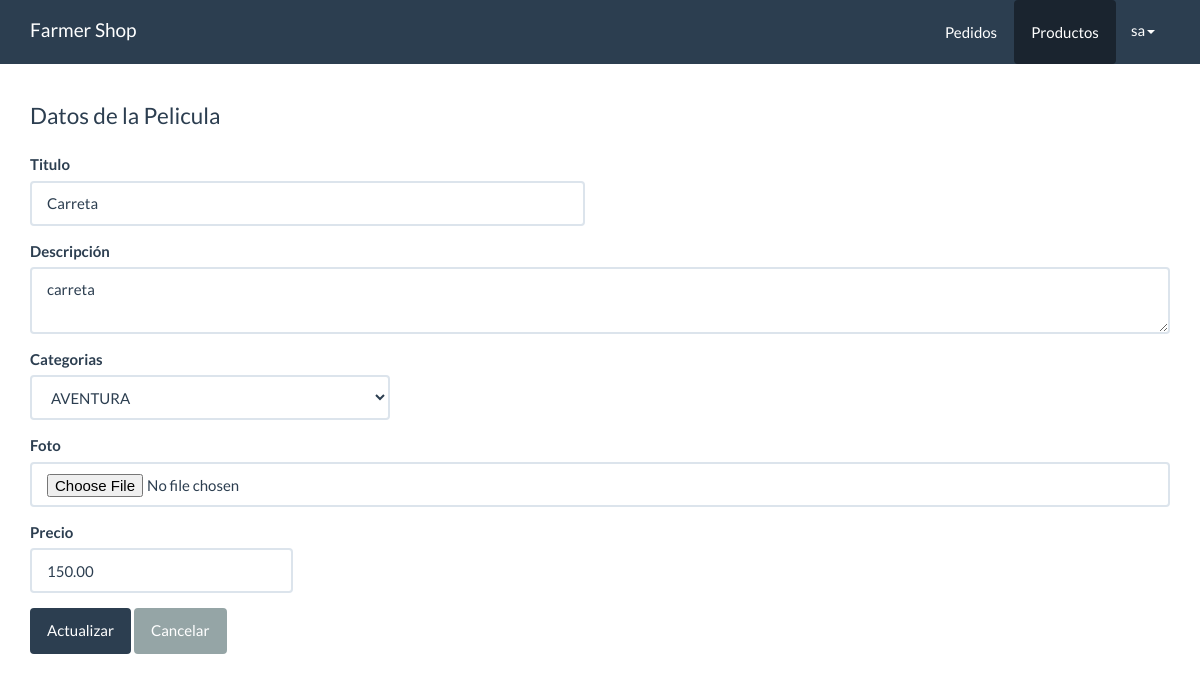
/panel/peliculas/form_actualizar.php?id=12 (signed in), run on an earlier commit of the app's database.
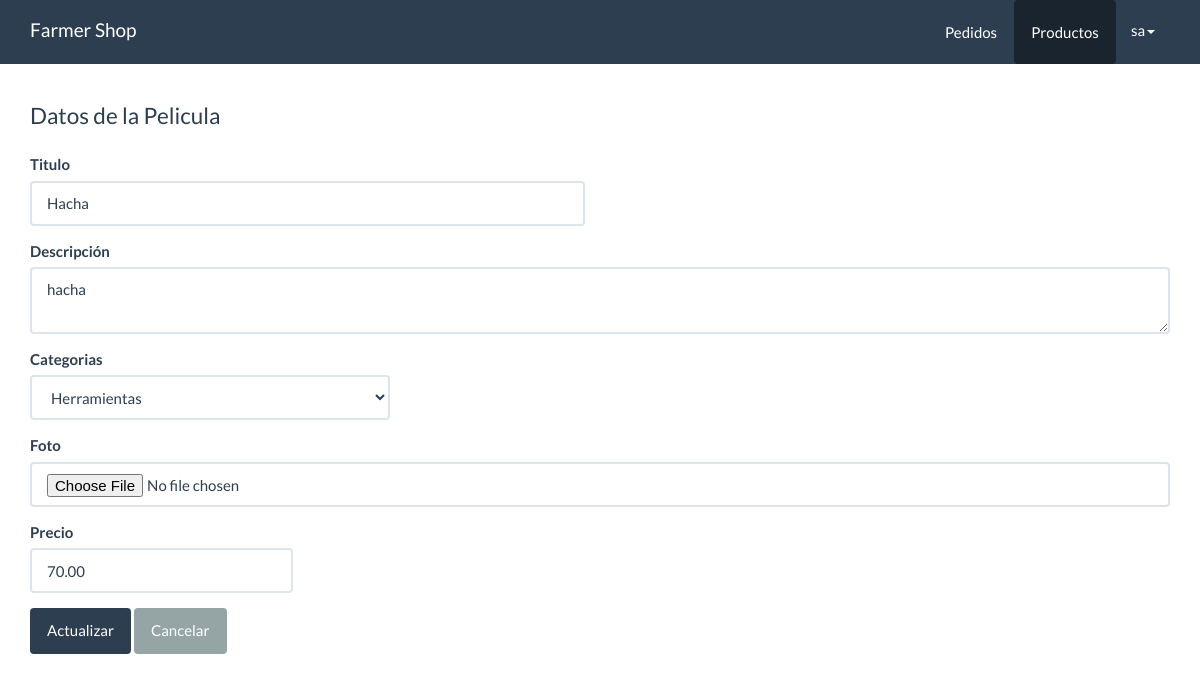
And on a later commit of the database.
### tables this page shows
CREATE TABLE `peliculas` (
  `id` int(11) NOT NULL,
  `titulo` varchar(80) NOT NULL,
  `descripcion` varchar(300) NOT NULL,
  `foto` varchar(100) NOT NULL,
  `precio` decimal(10,2) NOT NULL,
  `categoria_id` int(10) NOT NULL,
  `fecha` date NOT NULL,
  `estado` int(11) NOT NULL DEFAULT 1
);

CREATE TABLE `categorias` (
  `id` int(10) NOT NULL,
  `nombre` varchar(50) NOT NULL
);

### src/Pelicula.php (called while the page is built, shortened)
<?php
class Pelicula{
    private $cn = null;
    public function __construct(){
        $this->config = parse_ini_file(__DIR__.'/../config.ini') ;
        $this->cn = new \PDO( $this->config['dns'], $this->config['usuario'],$this->config['clave'],array(
            \PDO::MYSQL_ATTR_INIT_COMMAND => 'SET NAMES utf8'
        ));
    }
    public function mostrarPorId($id){
        $sql = "SELECT * FROM `peliculas` WHERE `id`=:id ";
        $resultado = $this->cn->prepare($sql);
        $_array = array(
            ":id" =>  $id
        );
        if($resultado->execute($_array))
            return $resultado->fetch();
        return false;
    }
}

### src/Categoria.php (called while the page is built, shortened)
<?php
class Categoria{
    private $cn = null;
    public function __construct(){
        $this->config = parse_ini_file(__DIR__.'/../config.ini') ;
        $this->cn = new \PDO( $this->config['dns'], $this->config['usuario'],$this->config['clave'],array(
            \PDO::MYSQL_ATTR_INIT_COMMAND => 'SET NAMES utf8'
        ));
    }
    public function mostrar(){
        $sql = "SELECT * FROM categorias";
        $resultado = $this->cn->prepare($sql);
        if($resultado->execute())
            return $resultado->fetchAll();
        return false;
    }
}

### panel/peliculas/form_actualizar.php (the view, shortened to what the changed rows need)
<?php
  if(isset($_GET['id']) && is_numeric($_GET['id'])){
      $id = $_GET['id'];
      $pelicula = new Kawschool\Pelicula;
      $resultado = $pelicula->mostrarPorId($id);
  }else{
    header('Location: index.php');
  }
?>
<!DOCTYPE html>
<html lang="en">
  <head>
    <link rel="stylesheet" href="../../assets/css/bootstrap.min.css">
    <link rel="stylesheet" href="../../assets/css/estilos.css">
  </head>
  <body>
    <div class="container" id="main">
      <div class="row">
        <div class="col-md-12">
          <fieldset>
            <form method="POST" action="../acciones.php" enctype="multipart/form-data" >
              <div class="row">
                  <div class="col-md-6">
                      <div class="form-group">
                          <label>Titulo</label>
                          <input value="<?php print $resultado['titulo'] ?>" type="text" class="form-control" name="titulo" required>
                      </div>
                  </div>
              </div>
              <div class="row">
                  <div class="col-md-12">
                      <div class="form-group">
                          <label>Descripción</label>
                          <textarea class="form-control" name="descripcion" id="" cols="3" required><?php print $resultado['descripcion']?></textarea>
                      </div>
                  </div>
              </div>
              <div class="row">
                  <div class="col-md-4">
                      <div class="form-group">
                          <label>Categorias</label>
                          <select class="form-control" name="categoria_id" required>
                            <?php
                              $categoria = new Kawschool\Categoria;
                              $info_categoria = $categoria->mostrar();
                              $cantidad = count($info_categoria);
                                for($x =0; $x< $cantidad;$x++){
                                  $item = $info_categoria[$x];
                              ?>
                                <option value="<?php print $item['id'] ?>"
                                 <?php print $resultado['categoria_id']== $item['id'] ?'selected':'' ?>
                                ><?php print $item['nombre'] ?></option>
                              <?php
                                }
                              ?>
                          </select>
                      </div>
                  </div>
              </div>
              <div class="row">
                  <div class="col-md-3">
                      <div class="form-group">
                          <label>Precio</label>
                          <input value="<?php print $resultado['precio']?>" type="text" class="form-control" name="precio" placeholder="0.00" required>
                      </div>
                  </div>
              </div>
            </form>
          </fieldset>
        </div>
      </div>
    </div>
  </body>
</html>

What changed in the data, as far as the page shows it:
changed peliculas: titulo "Carreta" → "Hacha"; descripcion "carreta" → "hacha"; categoria_id "AVENTURA" → "Herramientas"; precio "150.00" → "70.00"
